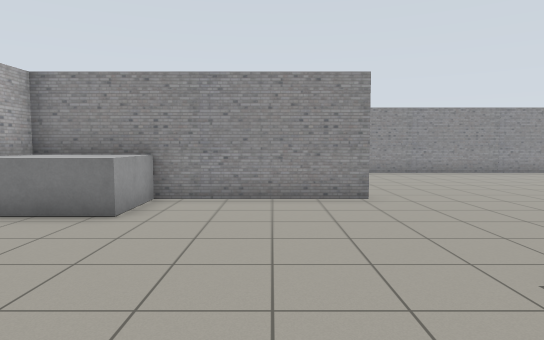
[1] (above)

19 first-person views from a walk through a robot-simulator world made for Gazebo. The camera is 1.2 m above the floor, tilts 4° down and sees 75° across. The floor is counted in squares, 1 m on a side. Each view is taken from the middle of a square. On the plan, view 1 faces up. The plan holds only what a view shows up to about 14 squares ahead; the rest is blank.

[2]
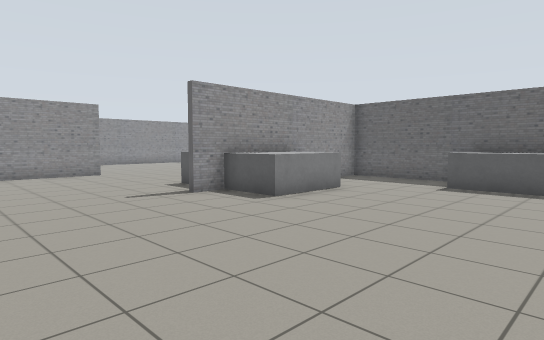

[3]
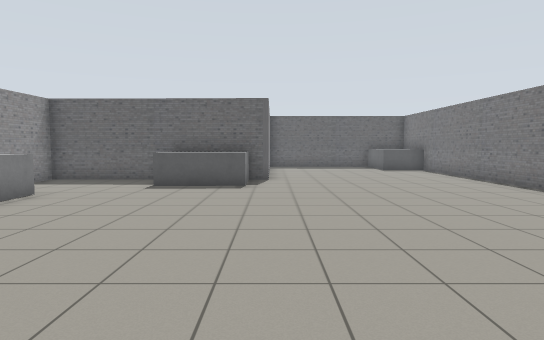

[4]
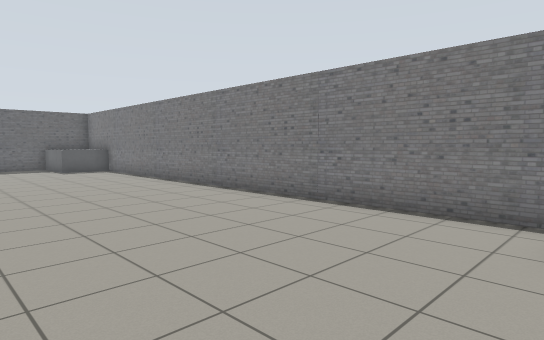

[5]
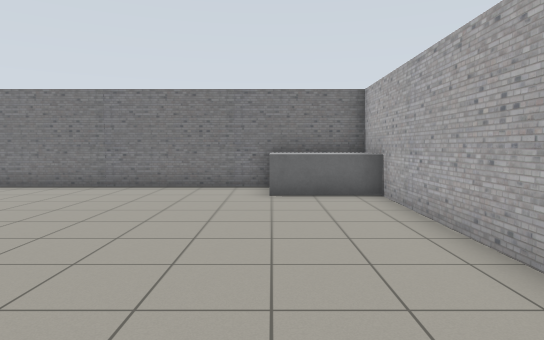

[6]
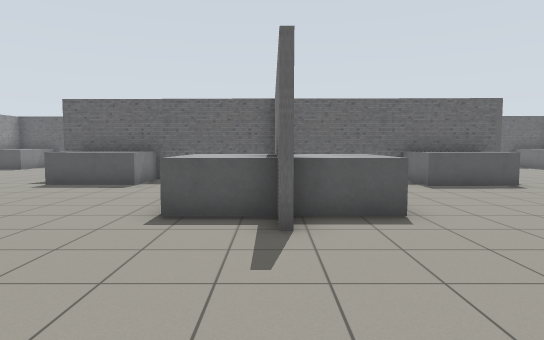

[7]
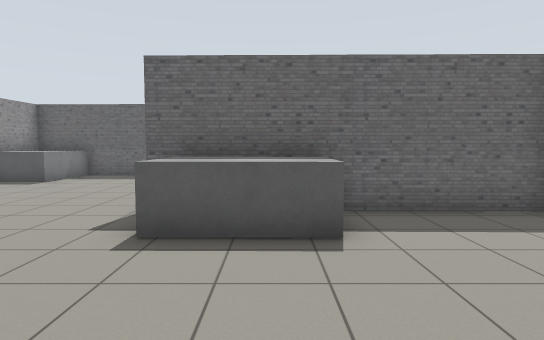

[8]
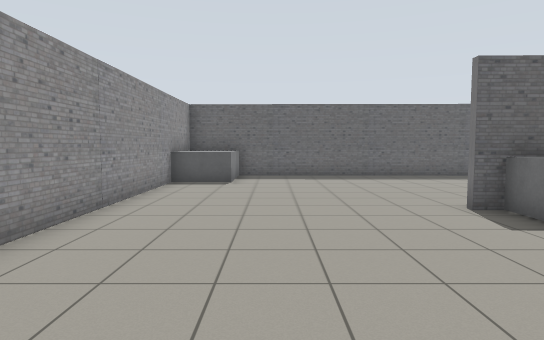

[9]
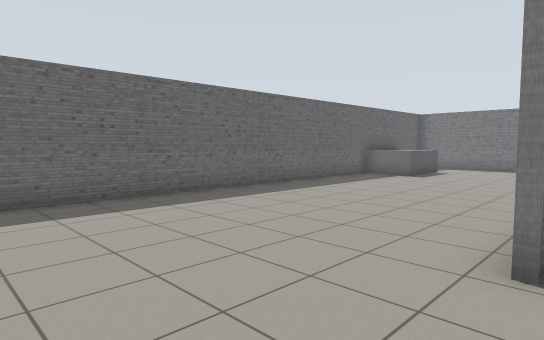

[10]
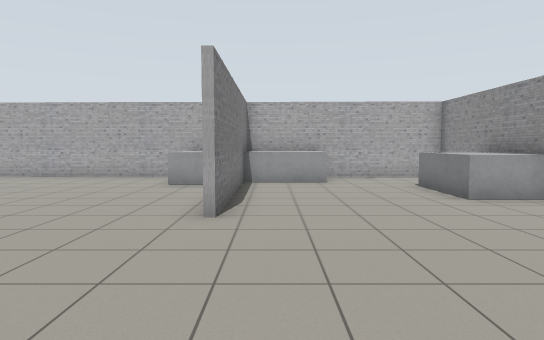

[11]
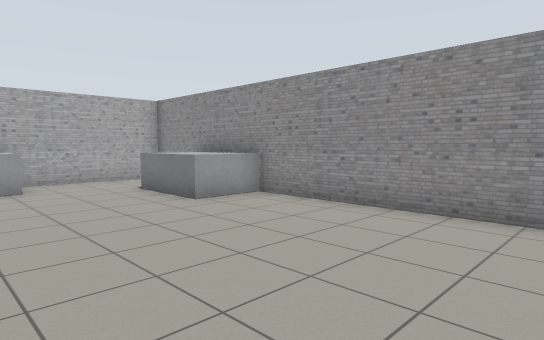

[12]
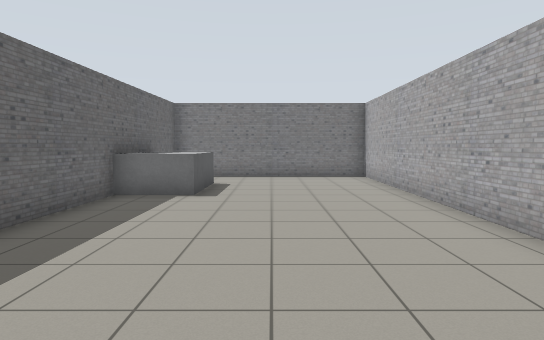

[13]
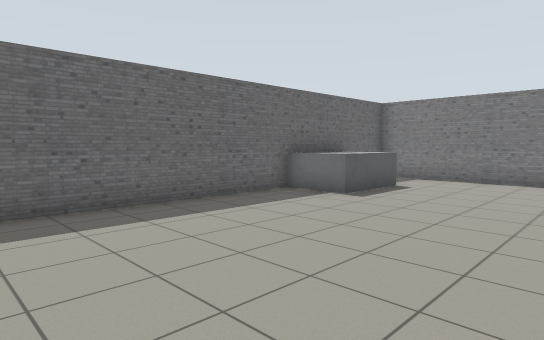

[14]
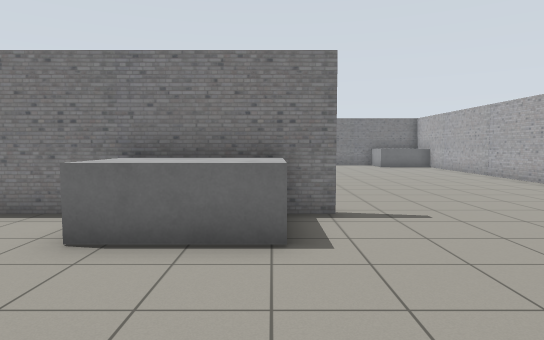

[15]
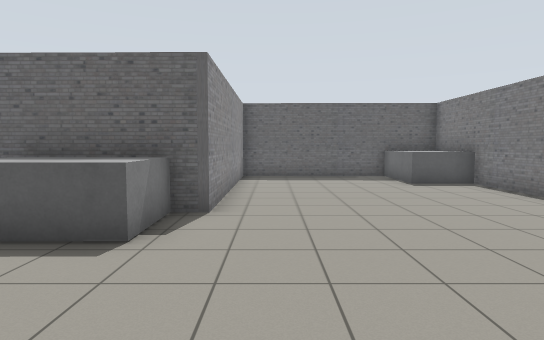

[16]
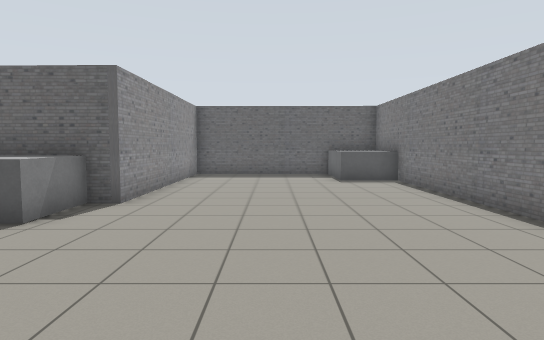

[17]
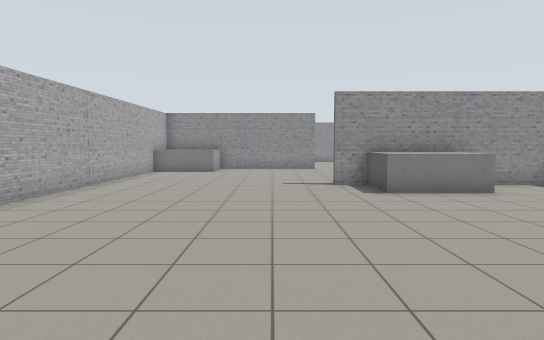

[18]
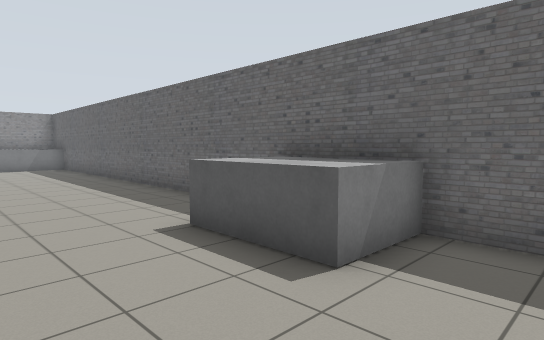

[19]
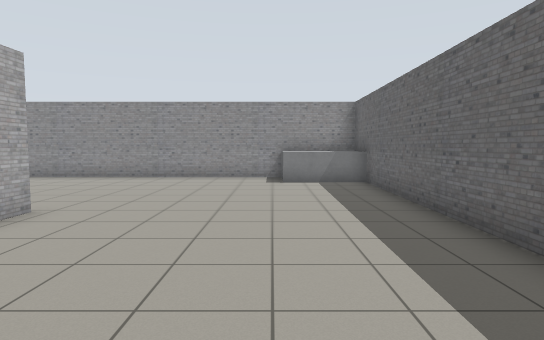

### Floor plan
Points are (right, up) in squares from view 1. A wall is a line through its corners. A room is listed if a view was taken in it or the views show most of it. See-through windows are left out.
Room 1 (views 1, 2, 3, 4, 5, 6, 7, 8, 9, 10, 11, 12, 13, 14, 15, 16, 17, 18, 19)
walls: (5.4, 0.9) (8.4, 0.9); (3.5, 0.7) (1.9, 0.7); (9.4, 0.9) (9.4, 4.6); (1.9, 0.9) (3.5, 0.9); (9.6, 2.6) (9.5, -3.4); (9.3, -3.6) (9.4, 0.7) (5.4, 0.7); (9.4, -6.7) (16.7, -6.7) (17.1, 15.3) (16.4, 15.3); (2.2, 7.9) (-5.4, 7.9); (-5.3, 5.6) (-5.7, -14.3); (-5.1, 8.1) (2.2, 8.1); (-2.4, -14.3) (13.2, -14.3); (14.2, 15.3) (0.8, 15.3); (-2.6, 15.3) (-5.2, 15.3) (-5.3, 10.5); (16.6, -14.4) (16.7, -6.9) (9.2, -6.9) (9.2, -6.4)
objects: grey box (-5, -14) to (-3, -13); grey box (-5, 6) to (-3, 7); grey box (-5, 9) to (-4, 11); grey box (-2, 14) to (0, 15); grey box (3, -1) to (5, 0); grey box (3, 1) to (5, 3); grey box (8, -6) to (9, -4); grey box (8, 5) to (9, 8); grey box (14, -14) to (16, -13); grey box (15, -4) to (16, -2); grey box (15, 14) to (17, 15)

Positions as (right, up) in squares from view 1, and headings:
1: (0, 0), facing up
2: (-3, -7), facing up-right
3: (-3, -7), facing right
4: (-3, -8), facing down-right
5: (-3, -4), facing down
6: (-3, 1), facing right
7: (3, 6), facing right
8: (3, 12), facing right
9: (9, 12), facing down-right
10: (8, 9), facing left
11: (7, 9), facing up-left
12: (13, 7), facing down
13: (10, 6), facing down-right
14: (3, 7), facing down
15: (3, -8), facing right
16: (2, -10), facing right
17: (0, -10), facing up
18: (12, -6), facing up-right
19: (14, 2), facing up
